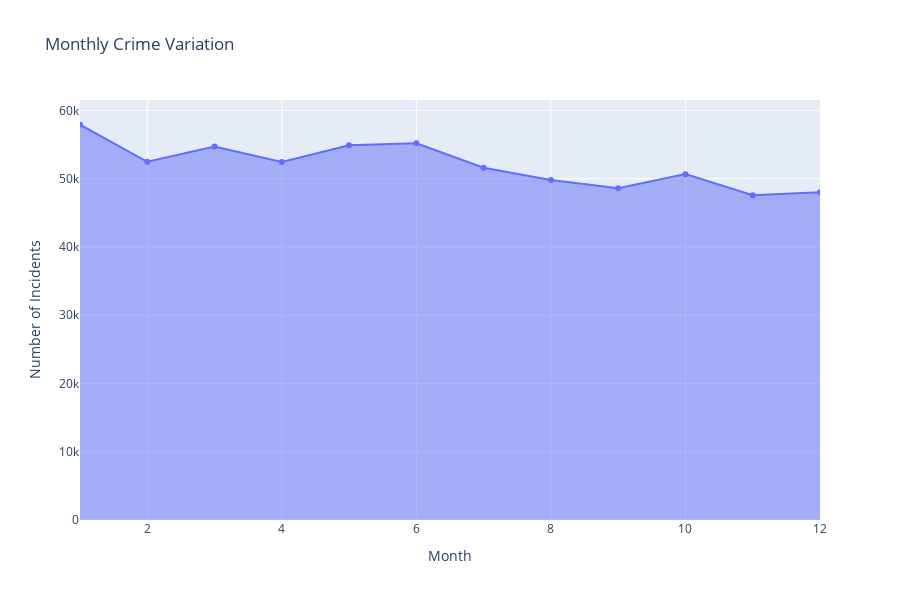

This figure's notebook cell:
### Markdown cell above
## STEP 4: Derive insights from the data
 - Below are the insights we derived from the data
    - Insight 1: Monthly Crime Variation
    - Insight 2: Day of the Week Analysis
    - Insight 3: Time of Day Analysis
    - Insight 4: Filed Online vs Offline
    - Insight 5: Year-wise crime counts per district
    - Insight 6: Top 10 Crime Categories
    - Insight 7: Year-wise crime counts for different violent crimes

### Code cell
#####################################################################
# Insight 1: Monthly Crime Variation
#####################################################################
conn = create_connection(host, database, user, password)
sql1 = """SELECT IncidentMonth AS Month, COUNT(1)
FROM Incident_Details 
GROUP BY IncidentMonth"""

insight1 = execute_sql_statement(sql1,conn)

month = [row[0] for row in insight1]
crime_count = [row[1] for row in insight1]

trace = go.Scatter(x=month, y=crime_count, fill='tozeroy')
layout = go.Layout(title='Monthly Crime Variation',
                   xaxis={'title': 'Month'},
                   yaxis={'title': 'Number of Incidents'},
                   height=600)

fig = go.Figure(data=[trace], layout=layout)

fig.show()

### Figure 1 — Plotly figure (JSON) as saved in the notebook; plotly's stock layout.template omitted (floating-point values rounded to 4 significant figures)
{"data": [{"fill": "tozeroy", "type": "scatter", "x": [1, 2, 3, 4, 5, 6, 7, 8, 9, 10, 11, 12], "y": [57902, 52474, 54702, 52432, 54901, 55197, 51594, 49794, 48606, 50668, 47569, 48017]}], "layout": {"height": 600, "title": {"text": "Monthly Crime Variation"}, "xaxis": {"title": {"text": "Month"}}, "yaxis": {"title": {"text": "Number of Incidents"}}}}
